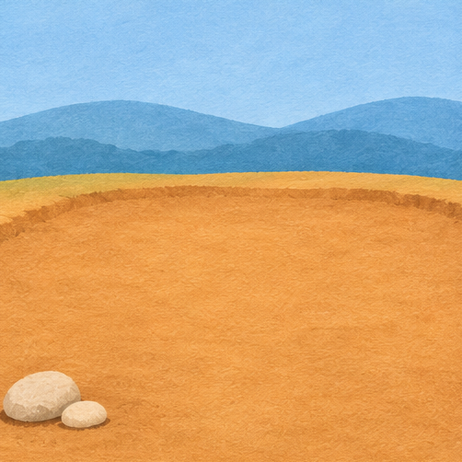
#> input picture courseware/lessons/pep-chinese-g1-upper-raindrops/art-source/site-empty.png, 462 x 462 px
$ python diagrams.py
#> lines starting #> are read from the running program, lines starting #| are printed output that depends on the picture
"""Compose original sprites into exact lesson comparisons and stroke diagrams."""

from pathlib import Path

from PIL import Image, ImageDraw, ImageEnhance, ImageFont


ROOT = Path(__file__).resolve().parent
FONT = "/System/Library/Fonts/Supplemental/Arial Unicode.ttf"
CREAM, PINE, ORANGE = "#fff1d5", "#23453a", "#bd5529"

STROKES = {
    "来": (
        ((29,25),(72,24)), ((37,32),(43,41)), ((63,30),(56,41)),
        ((17,48),(85,47)), ((51,13),(50,90)), ((48,51),(37,68),(19,80)),
        ((52,53),(66,69),(86,79)),
    ),
    "半": (
        ((31,19),(39,32)), ((69,16),(59,32)), ((29,40),(72,39)),
        ((19,61),(83,59)), ((51,12),(50,91)),
    ),
    "你": (
        ((31,11),(25,29),(12,46)), ((24,34),(23,86)), ((56,13),(49,32),(41,44)),
        ((50,36),(89,36),(81,47)), ((66,43),(65,81),(63,89),(53,82)),
        ((54,60),(47,73),(40,80)), ((77,59),(90,77)),
    ),
    "有": (
        ((16,28),(85,25)), ((56,12),(50,36),(37,56),(19,72)),
        ((40,47),(39,90)), ((40,46),(76,45),(75,82),(74,91),(65,84)),
        ((41,59),(74,58)), ((40,73),(74,72)),
    ),
}


def read(root, name, assets=False):
#> called with name = 'site-empty', assets = False
    location = root / ("assets" if assets else "art-source") / (name + ".png")
    with Image.open(location) as value:
#> value is the input picture: PIL image 462x462 RGB; mean R, G, B 193.6, 166.6, 132.4
        return value.convert("RGBA")


def canvas(size):
    return Image.new("RGBA", size, CREAM)


# [5 lines left out: function paste, not called in this run]


def arrow(draw, x, y):
    draw.line((x-12,y,x+9,y), width=5, fill=ORANGE)
    draw.polygon(((x+12,y),(x+4,y-7),(x+4,y+7)), fill=ORANGE)


# [106 lines left out: functions row, grid, paths, tones, grow, rain_roles and 2 more, not called in this run]


def render(root=ROOT):
    def save(name, image):
        image.save(root/"assets"/(name+".png"),optimize=True)

    def asset(name):
        return read(root,name,True)

    bare, meadow, yard = [read(root,name) for name in ("site-empty","site-green","site-yard")]
#> call 2 of read, with name = 'site-green', assets = False
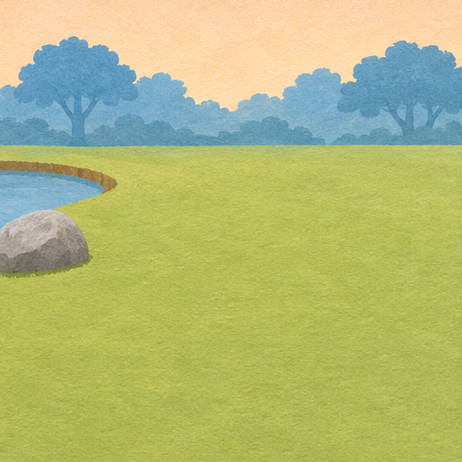
#> input picture courseware/lessons/pep-chinese-g1-upper-raindrops/art-source/site-green.png, 462 x 462 px
#> in read, value is the input picture: PIL image 462x462 RGB; mean R, G, B 177.7, 185.8, 119.7
#> call 3 of read, with name = 'site-yard', assets = False
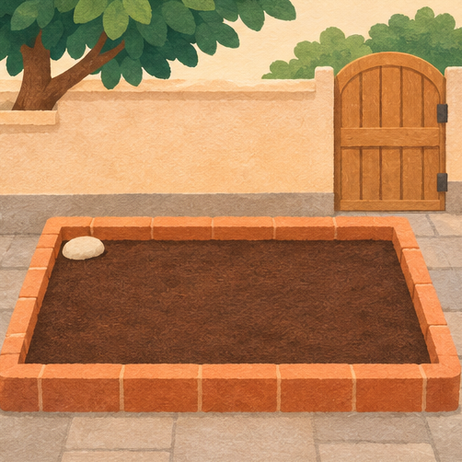
#> input picture courseware/lessons/pep-chinese-g1-upper-raindrops/art-source/site-yard.png, 462 x 462 px
#> in read, value is the input picture: PIL image 462x462 RGB; mean R, G, B 179.1, 131.5, 90.2
    flower, grass, bridge, lantern = [read(root,name) for name in ("flower","grass","stone-bridge","paper-lantern")]
#> call 4 of read, with name = 'flower', assets = False
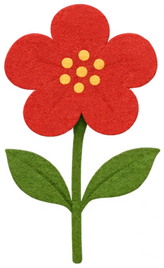
#> input picture courseware/lessons/pep-chinese-g1-upper-raindrops/art-source/flower.png, 164 x 268 px
#> in read, value is the input picture: PIL image 164x268 RGBA; mean R, G, B, A 87.3, 36.2, 16.2, 114.7
    big, small, mic, truck = [asset(name) for name in ("drop-big","drop-small","rain-mic","rain-truck")]
    a_places=((.45,.79,.38),(.68,.86,.28))
    b_places=((.57,.68,.35),(.76,.76,.26))
    y_places=((.44,.68,.39),(.68,.74,.25))
    path_places=((.63,.82,.38),(.39,.86,.28))
    bare_after=grow(bare,flower,grass,a_places,True)
    meadow_before=grow(meadow,flower,grass,b_places,False)
    meadow_after=grow(meadow,flower,grass,b_places,True)
    yard_before=grow(yard,flower,grass,y_places,False)
    yard_after=grow(yard,flower,grass,y_places,True)
    y_grass=((0,0,0),y_places[1])
    yard_grass=grow(yard,flower,grass,y_grass,True)
    yard_grass_soft=grow(yard,flower,grass,y_grass,False)
    yard_flower=grow(yard,flower,grass,(y_places[0],(0,0,0)),True)
    path_bare=bare.transpose(Image.Transpose.FLIP_LEFT_RIGHT)
    path_before=grow(path_bare,flower,grass,path_places,False)
    path_after=grow(path_bare,flower,grass,path_places,True)

    save("empty-station",bare)
    save("green-station",meadow_after)
    save("words-above",tones([asset("cloud-radio"),asset("count-lanterns"),meadow,bare],["点","数","云彩 半空","地方"]))
    save("words-in-talk",tones([asset("ask-scene"),asset("answer-scene"),asset("grow-leaf"),asset("long-ribbon")],
        ["问","回 答","长出","长短"]))
    save("writing-one",paths("来半"))
    save("writing-two",paths("你有"))
    save("pause-example",row(truck_picture(truck,bridge,moving=False),truck_picture(truck,bridge,moving=True)))
    small_talk,big_talk=[rain_roles(big,small,mic,name) for name in ("small","big")]
    save("role-rehearsal",row(small_talk,big_talk))
    save("rain-dialogue",grid([big_talk,small_talk,bare,meadow_before]))
    save("delivery-start",grid([big,small,bare,meadow_before]))
    save("two-endings",grid([meadow_before,meadow_after,bare,bare_after]))

    for name,(left,right) in {
        "grow-choice-a":(yard,yard_grass),"grow-choice-b":(yard_grass_soft,yard_grass),"grow-choice-c":(yard,yard),
        "change-choice-a":(yard,yard_after),"change-choice-b":(yard_before,yard_after),"change-choice-c":(yard,yard_flower),
        "bright-choice-a":(path_bare,path_after),"bright-choice-b":(path_before,path_after),"bright-choice-c":(path_before,path_before),
        "talk-choice-a":(big_talk,small_talk),"talk-choice-b":(small_talk,small_talk),"talk-choice-c":(small_talk,big_talk),
    }.items():
        save(name,row(left,right))

    save("place-choice-a",bare)
    save("place-choice-b",grow(meadow,flower,grass,((0,0,0),b_places[1]),True))
    save("place-choice-c",yard_after)
    still=lantern_picture(lantern)
    swing=lantern_picture(lantern,swing=True)
    no_lantern=lantern_picture(lantern,showing=False)
    save("pause-choice-a",row(still,swing))
    save("pause-choice-b",row(swing,still))
    save("pause-choice-c",row(no_lantern,still))


if __name__ == "__main__":
#> (the run stopped early here; a loop or call above may not have finished)
